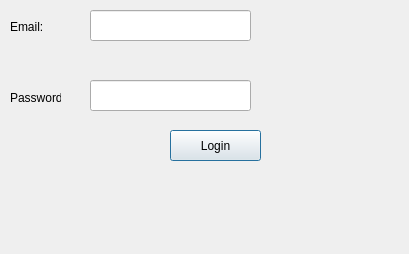
<?xml version="1.0" encoding="UTF-8"?>
<ui version="4.0">
 <class>loginWindow</class>
 <widget class="QDialog" name="loginWindow">
  <property name="geometry">
   <rect>
    <x>0</x>
    <y>0</y>
    <width>409</width>
    <height>254</height>
   </rect>
  </property>
  <property name="windowTitle">
   <string>Login</string>
  </property>
  <widget class="QLabel" name="emailAdressLabel">
   <property name="geometry">
    <rect>
     <x>10</x>
     <y>20</y>
     <width>47</width>
     <height>14</height>
    </rect>
   </property>
   <property name="text">
    <string>Email:</string>
   </property>
  </widget>
  <widget class="QLabel" name="passwordLabel">
   <property name="geometry">
    <rect>
     <x>10</x>
     <y>90</y>
     <width>51</width>
     <height>16</height>
    </rect>
   </property>
   <property name="text">
    <string>Password:</string>
   </property>
  </widget>
  <widget class="QLineEdit" name="emailAdressField">
   <property name="geometry">
    <rect>
     <x>90</x>
     <y>10</y>
     <width>161</width>
     <height>31</height>
    </rect>
   </property>
  </widget>
  <widget class="QLineEdit" name="passwordField">
   <property name="geometry">
    <rect>
     <x>90</x>
     <y>80</y>
     <width>161</width>
     <height>31</height>
    </rect>
   </property>
   <property name="echoMode">
    <enum>QLineEdit::Password</enum>
   </property>
  </widget>
  <widget class="QPushButton" name="loginButton">
   <property name="geometry">
    <rect>
     <x>170</x>
     <y>130</y>
     <width>91</width>
     <height>31</height>
    </rect>
   </property>
   <property name="text">
    <string>Login</string>
   </property>
  </widget>
 </widget>
 <resources/>
 <connections/>
</ui>
